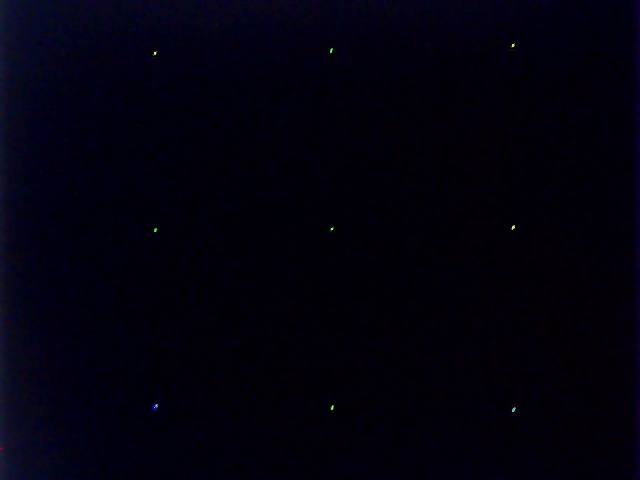
#> input picture correction left.jpg, 640 x 480 px; the run also reads 1 picture not shown here
$ python UnAffine.py
#> lines starting #> are read from the running program, lines starting #| are printed output that depends on the picture; after the words box and inside, x2 and y2 are one past the last pixel; in counts of white or black regions, pixels touching at a corner belong together; long printed decimals are rounded
from PIL import Image, ImageFilter
import math
import numpy as np


im = Image.open('correction left.jpg')
#> im is the input picture: PIL image 640x480 RGB; mean R, G, B 2.3, 1, 12.7

threshold=50

lut = [0]*threshold+[255]*(256-threshold)

im2 = im.convert('L')
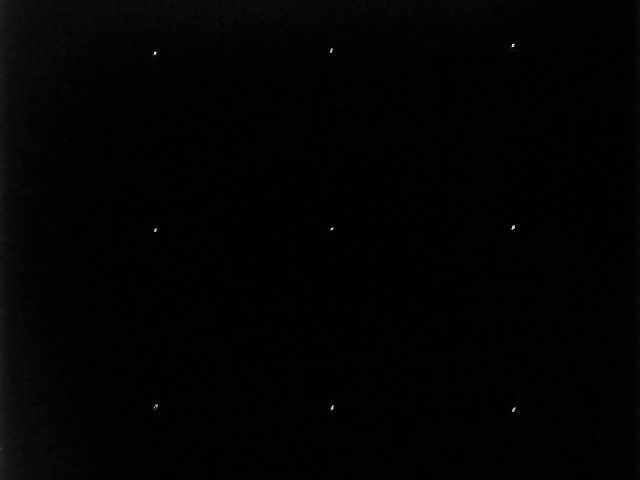
#> im2: PIL image 640x480 L; min 0, max 240, mean 2.7
im4 = im2.point(lut)
#> im4: PIL image 640x480 L; 0.03% white in thin lines or dots, all inside (x1, y1, x2, y2) = (1, 43, 516, 449)
##im4.show()


def FindStars(ima):
    pix = ima.load()

    def GetStar(i, j):
        nonlocal npoint, xs, ys
        if i<0 or i>=ima.width or j<0 or j>=ima.height or pix[i,j] != 255: return None
        npoint += 1
        xs += i
        ys += j
        pix[i,j] = 200
        GetStar(i, j+1)
        GetStar(i+1, j)
        GetStar(i-1, j)
        GetStar(i, j-1)

    stars = []
    for i in range(ima.width):
        for j in range(ima.height):
            if pix[i,j] == 255:
                xs, ys = 0, 0
                npoint = 0
                GetStar(i,j)
                xs /= npoint
                ys /= npoint
                stars.append((xs, ys, npoint))
    print (stars)
#> (printed output is left out)
    return stars


stars = FindStars(im4)
#> stars = [(1, 448, 1), (154.6, 53, 11), (155.1, 229.6, 11), (154, 407, 1), (156, 405.2, 10), (330.9, 49.92, 12), (331.5, 228.5, 10), (332, 407, 13), (512.8, 44.8, 10), (512.7, 227.1, 14), (513.4, 409.1, 14)]

ss = sorted(stars, key=lambda star: star[1])
#> ss = [(512.8, 44.8, 10), (330.9, 49.92, 12), (154.6, 53, 11), (512.7, 227.1, 14), (331.5, 228.5, 10), (155.1, 229.6, 11), (156, 405.2, 10), (154, 407, 1), (332, 407, 13), (513.4, 409.1, 14), (1, 448, 1)]
SortedStars = sorted(ss[0:3], key=lambda star: star[0]) +\
     sorted(ss[3:6], key=lambda star: star[0]) +\
     sorted(ss[6:9], key=lambda star: star[0])
#> SortedStars = [(154.6, 53, 11), (330.9, 49.92, 12), (512.8, 44.8, 10), (155.1, 229.6, 11), (331.5, 228.5, 10), (512.7, 227.1, 14), (154, 407, 1), (156, 405.2, 10), (332, 407, 13)]

##print(SortedStars)


FP = 512
refStars = []
for i in range(-1, 2):
    for j in range (-1, 2):
        refStars.append((FP * j / 3 +FP / 2, FP* i / 3 + FP / 2))

##print(refStars)

def GetAffine(s, t):
    xm = np.zeros((len(t),3))
    ymx = np.zeros((len(t),1))
    ymy = np.zeros((len(t),1))
    ax = np.zeros((3,1))
    ay = np.zeros((3,1))
    a = np.zeros((3,3))


    for i in range(len(t)):
        xm[i,2] = 1
        xm[i,0] = s[i][0]
        xm[i,1] = s[i][1]
        ymx[i,0] = t[i][0]
        ymy[i,0] = t[i][1]
#> after the loop, xm = [[154.6, 53, 1], [330.9, 49.92, 1], [512.8, 44.8, 1], [155.1, 229.6, 1], [331.5, 228.5, 1], [512.7, 227.1, 1], [154, 407, 1], [156, 405.2, 1], [332, 407, 1]]; ymx = [85.33, 256, 426.7, 85.33, 256, 426.7, 85.33, 256, 426.7]; ymy = [85.33, 85.33, 85.33, 256, 256, 256, 426.7, 426.7, 426.7]

    ax = (np.linalg.inv(xm.T @ xm))@(xm.T @ ymx)
#> ax = [0.98, 0.325, -105.8]
    ay = (np.linalg.inv(xm.T @ xm))@(xm.T @ ymy)
#> ay = [0.0107, 0.959, 34.15]

    a[0] = ax[:,0]
    a[1] = ay[:,0]
    a[2,2] = 1

    a = np.linalg.inv(a)

    return a[0,0], a[0,1], a[0,2], a[1,0], a[1,1], a[1,2]


a, b, c, d, e, f = GetAffine(SortedStars, refStars)
#> a = 1.02; b = -0.347; c = 120.1; d = -0.0115; e = 1.05; f = -36.95
print(a, b, c)
#| 1.024 -0.3473 120.137
print(d, e, f)
#| -0.01146 1.046 -36.949
# im4.show()
cim = im4.transform((FP,FP), Image.AFFINE, (a,b,c,d,e,f), resample=Image.BICUBIC)
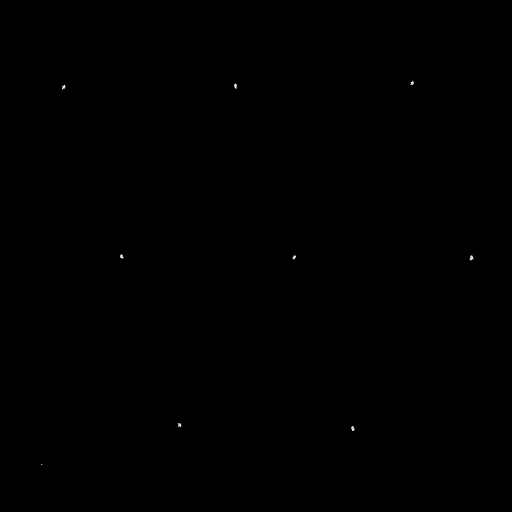
#> cim: PIL image 512x512 L; min 0, max 255, mean 0.1
cim = cim.point(lut)
#> cim: PIL image 512x512 L; 0.04% white in thin lines or dots, all inside (x1, y1, x2, y2) = (41, 81, 474, 465)
# cim.show()


im = Image.open('orientation left.jpg')
#im = Image.open('dots_1.bmp')

im2 = im.convert('L')
#> im2: PIL image 615x463 L
cim = im2.transform((FP,FP), Image.AFFINE, (a,b,c,d,e,f), resample=Image.BICUBIC)
cim = cim.point(lut)
#> cim: PIL image 512x512 L; 0.04% white in thin lines or dots, all inside (x1, y1, x2, y2) = (16, 56, 354, 466)
cim.save("detected_stars_foto.jpg")
# cim.show()
st = FindStars(cim)
#| [(17.857, 254.071, 14), (103.364, 463.636, 11), (122.786, 110.214, 14), (238.143, 337.929, 14), (260.308, 187.308, 13), (302.059, 57.765, 17), (350.769, 132.846, 13)]
#> st = [(17.86, 254.1, 14), (103.4, 463.6, 11), (122.8, 110.2, 14), (238.1, 337.9, 14), (260.3, 187.3, 13), (302.1, 57.76, 17), (350.8, 132.8, 13)]

f2 = open('detected_stars.txt', 'w')
print(len(st), file = f2)
for s in st:
    print(s[0],s[1], file = f2)
#> this loop made 7 passes
f2.close()
